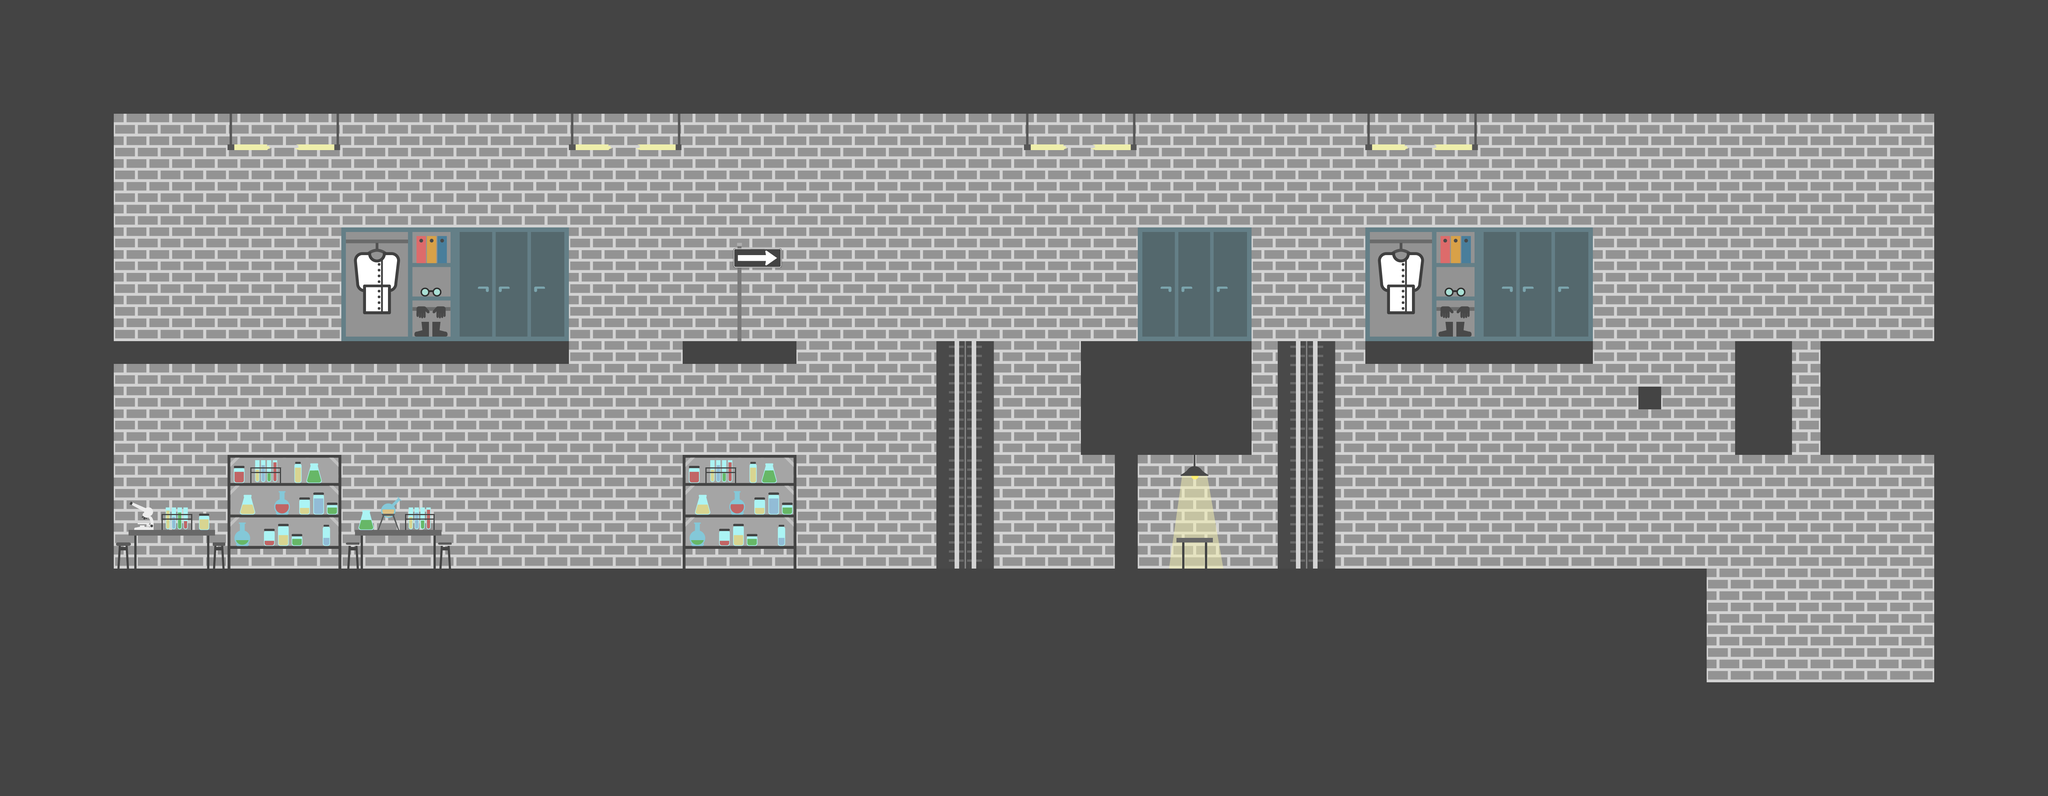

Tiled map render using the project's own tile images. Description and the map definition, with tile-layer contents summarised, below:
An orthogonal 18x7 tile map with 300x300 px tiles, 2 tile layers (Fond, Solide), 3 tilesets and 21 objects (3x file, 2x verticalPlatform, Start, Item, endLevelLift).

<map version="1.2" tiledversion="1.3.5" orientation="orthogonal" renderorder="right-down" compressionlevel="0" width="18" height="7" tilewidth="300" tileheight="300" infinite="0" nextlayerid="5" nextobjectid="34">
 <tileset firstgid="1" name="ElementsTiles-01-01.png" tilewidth="300" tileheight="300" tilecount="39" columns="13">
  <image source="Tiles_x3.png" width="3900" height="900" />
 </tileset>
 <tileset firstgid="40" name="Tiles_x3_spikes" tilewidth="300" tileheight="300" tilecount="6" columns="2">
  <image source="Tiles_x3_spikes.png" width="600" height="900" />
 </tileset>
 <tileset firstgid="46" name="TilesFleches" tilewidth="300" tileheight="300" tilecount="9" columns="3">
  <image source="TilesFleches.png" width="900" height="900" />
 </tileset>
 <layer id="1" name="Fond" width="18" height="7">
  <data>[126 cells, 66 non-empty, 10 distinct tile ids]</data>
 </layer>
 <layer id="2" name="Solide" width="18" height="7">
  <data>[126 cells, 73 non-empty, 6 distinct tile ids]</data>
 </layer>
 <objectgroup id="3" name="Objets">
  <object id="1" name="Start" x="392" y="534" width="313" height="366" />
  <object id="3" name="verticalPlatform" x="2402" y="900" width="296" height="600">
   <properties>
    <property name="moveUpFirst" value="1" />
    <property name="movementDuration" value="3" />
    <property name="x_limit" value="802" />
    <property name="y_limit" value="430" />
   </properties>
  </object>
  <object id="5" name="verticalPlatform" x="3300" y="900" width="296" height="600">
   <properties>
    <property name="moveUpFirst" value="0" />
    <property name="movementDuration" value="3" />
    <property name="x_limit" value="1102" />
    <property name="y_limit" value="200" />
   </properties>
  </object>
  <object id="6" name="uranium" type="Item" x="3103.5" y="1321.5" width="87" height="87">
   <ellipse />
  </object>
  <object id="7" name="endLevelLift" x="4740" y="1434" width="315" height="366">
   <properties>
    <property name="nextLevel" value="_Level02_v1_100px" />
   </properties>
  </object>
  <object id="13" x="4371" y="384" width="3">
   <ellipse />
  </object>
  <object id="29" name="file" x="1926.64" y="791.576">
   <point />
  </object>
  <object id="31" name="file" x="4866.67" y="744">
   <point />
  </object>
  <object id="33" name="file" x="720" y="1382">
   <point />
  </object>
 </objectgroup>
 <objectgroup id="4" name="CollisionRectangles">
  <object id="17" x="0" y="1500" width="4500" height="600" />
  <object id="18" x="0" y="0" width="5400" height="300" />
  <object id="19" x="0" y="300" width="300" height="1200" />
  <object id="20" x="5100" y="300" width="300" height="1800" />
  <object id="21" x="1800" y="900" width="300" height="60" />
  <object id="23" x="300" y="900" width="1200" height="60" />
  <object id="24" x="3600" y="900" width="600" height="60" />
  <object id="25" x="4320" y="1020" width="60" height="60" />
  <object id="26" x="2852" y="900" width="448" height="300" />
  <object id="27" x="2940" y="1200" width="60" height="300" />
  <object id="30" x="4576" y="900" width="524" height="300" />
  <object id="32" x="4500" y="1800" width="600" height="300" />
 </objectgroup>
</map>
